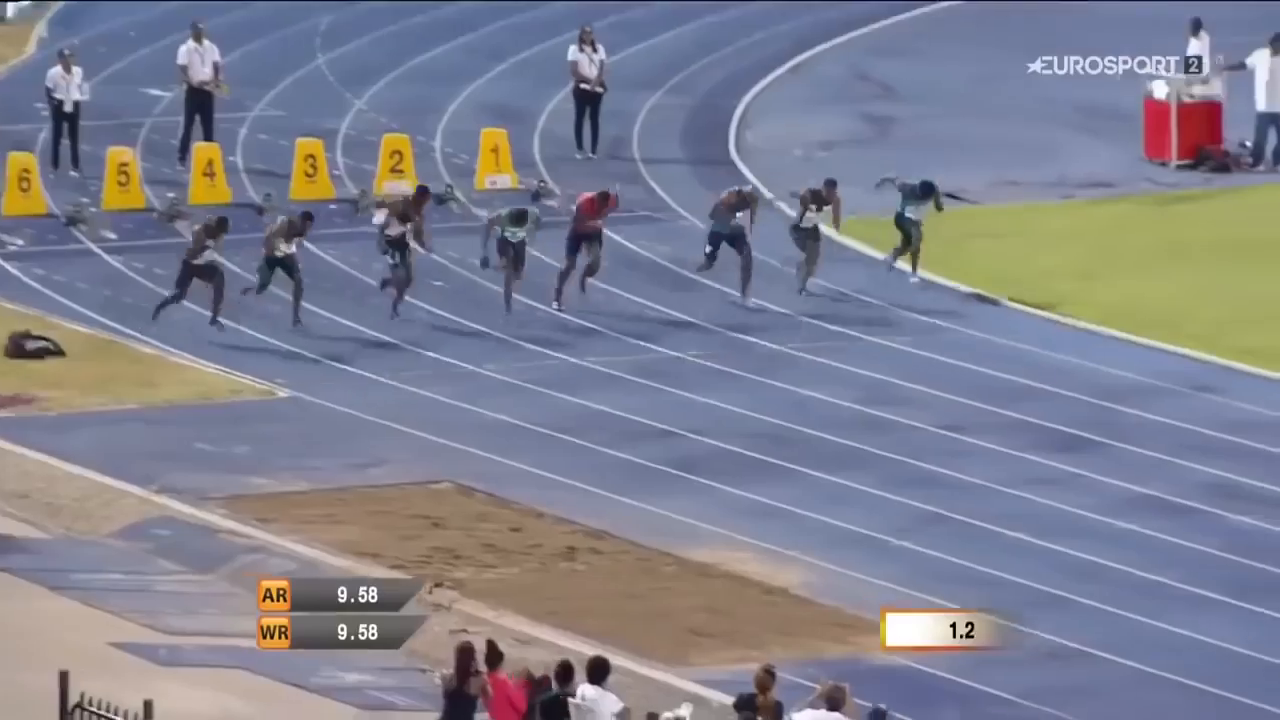
#> input picture frame 34 of Deepsort/yolov5/video1.mp4, 1280 x 720 px, given in place of video.mp4, which was not available
$ python camshift.py
#> lines starting #> are read from the running program, lines starting #| are printed output that depends on the picture
import cv2
import numpy as np
import csv

# Initialize the Kalman Filter parameters
kalman = cv2.KalmanFilter(4, 2)  # 4 state variables (x, y, dx, dy), 2 measurement variables (x, y)
kalman.measurementMatrix = np.array([[1, 0, 0, 0], [0, 1, 0, 0]], np.float32)  # Measurement matrix
kalman.transitionMatrix = np.array([[1, 0, 1, 0], [0, 1, 0, 1], [0, 0, 1, 0], [0, 0, 0, 1]], np.float32)  # Transition matrix
kalman.processNoiseCov = np.array([[1, 0, 0, 0], [0, 1, 0, 0], [0, 0, 1, 0], [0, 0, 0, 1]], np.float32) * 0.03  # Process noise covariance

# Read the video file or camera stream
cap = cv2.VideoCapture('video.mp4')  # Or use 0 for live camera feed

# Get the first frame
ret, frame = cap.read()
#> frame is the input picture: shape (720, 1280, 3); mean B, G, R 143.9, 129.3, 127.8
if not ret:
    print("Error: Cannot read video file or camera feed")
    exit()

# Get video properties for saving the output
fps = int(cap.get(cv2.CAP_PROP_FPS))
width = int(cap.get(cv2.CAP_PROP_FRAME_WIDTH))
height = int(cap.get(cv2.CAP_PROP_FRAME_HEIGHT))

# Define the codec and create VideoWriter object
fourcc = cv2.VideoWriter_fourcc(*'mp4v')  # Define the codec for the output video
out = cv2.VideoWriter('output.mp4', fourcc, fps, (width, height))  # Output video name and properties

# Resize frame for better viewing during selection
resized_frame = cv2.resize(frame, (800, 600))  # Adjust the size as needed
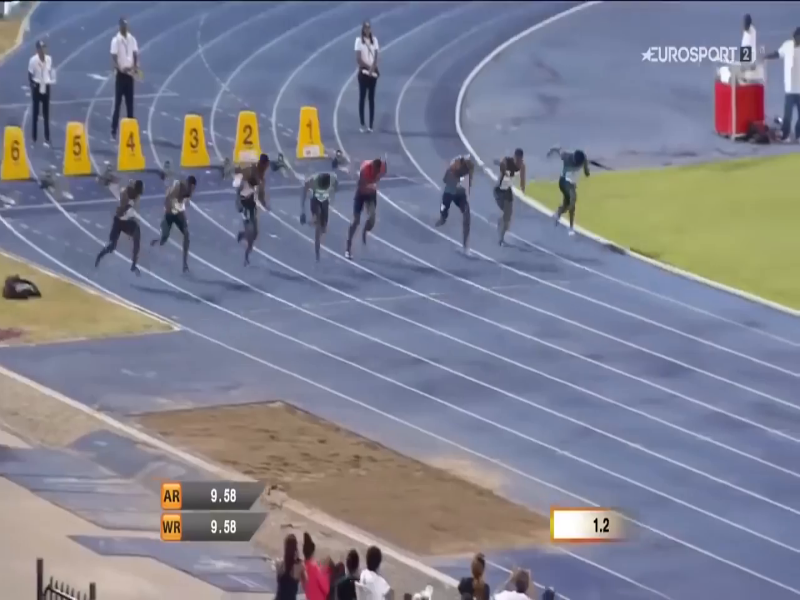
#> resized_frame: shape (600, 800, 3); mean B, G, R 143.8, 129.2, 127.7

# Select the object to track
#> (the run stopped early here; a loop or call above may not have finished)

$ run again, starting later in the video
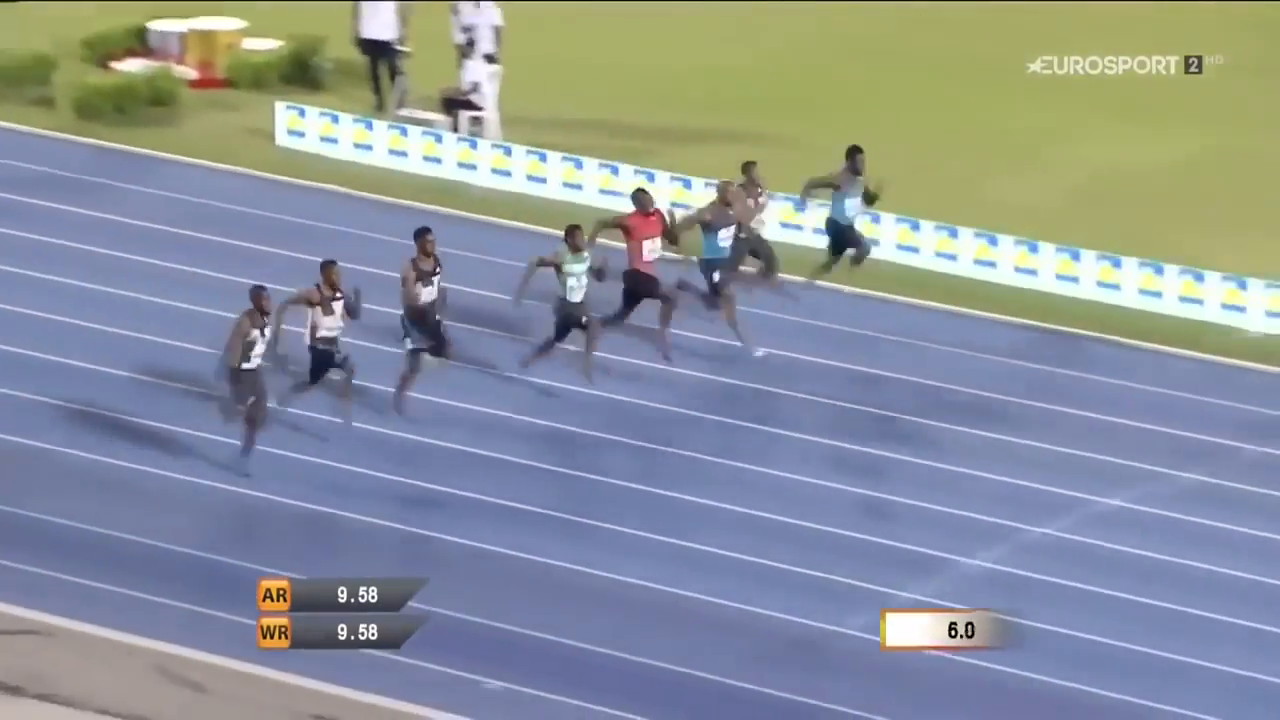
#> input picture frame 154 of Deepsort/yolov5/video1.mp4, 1280 x 720 px, given in place of video.mp4, which was not available
#> frame is the input picture: shape (720, 1280, 3); mean B, G, R 153.6, 147.4, 139.8
#> `resized_frame = cv2.resize(frame, (800, 600))`:
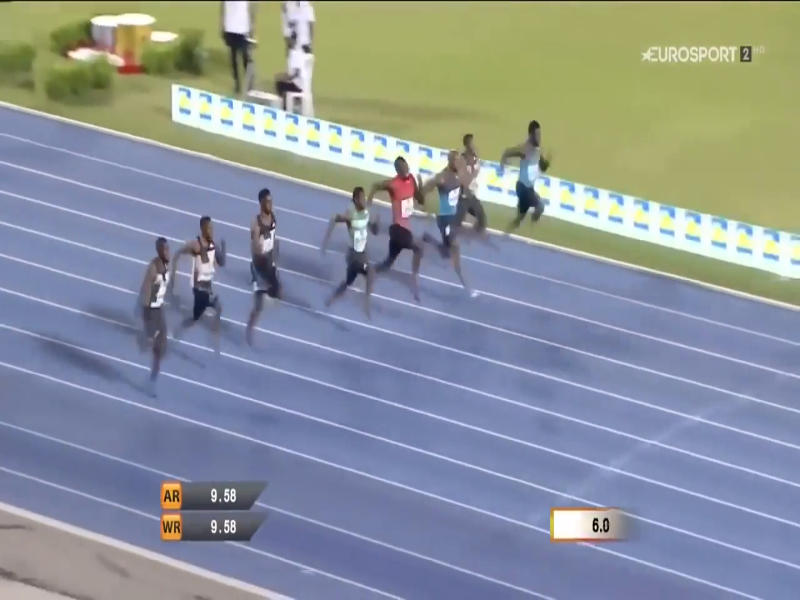
#> resized_frame: shape (600, 800, 3); mean B, G, R 153.5, 147.3, 139.7

$ run again, starting later in the video
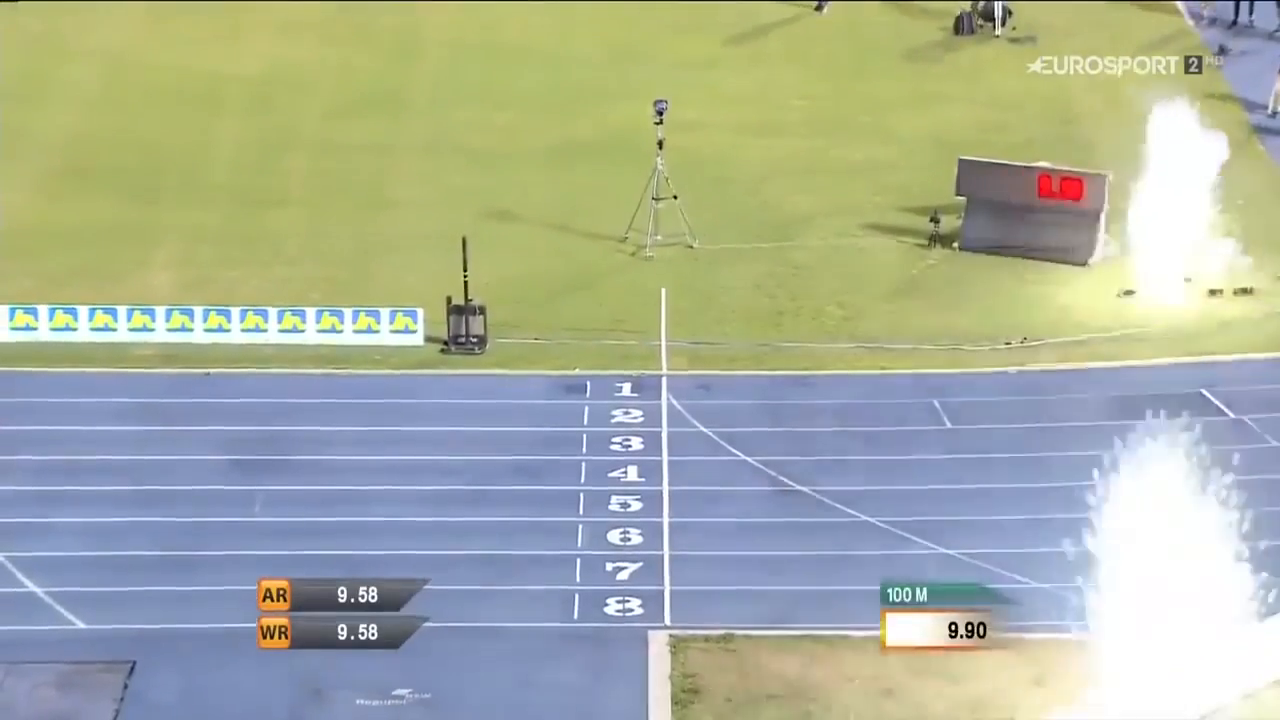
#> input picture frame 275 of Deepsort/yolov5/video1.mp4, 1280 x 720 px, given in place of video.mp4, which was not available
#> frame is the input picture: shape (720, 1280, 3); mean B, G, R 158.1, 177.1, 169.4
#> `resized_frame = cv2.resize(frame, (800, 600))`:
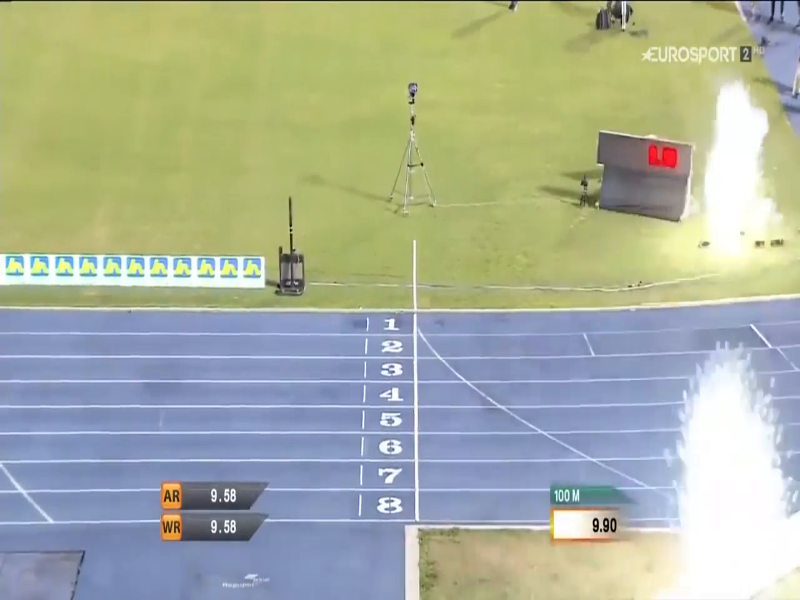
#> resized_frame: shape (600, 800, 3); mean B, G, R 158.1, 177, 169.4
